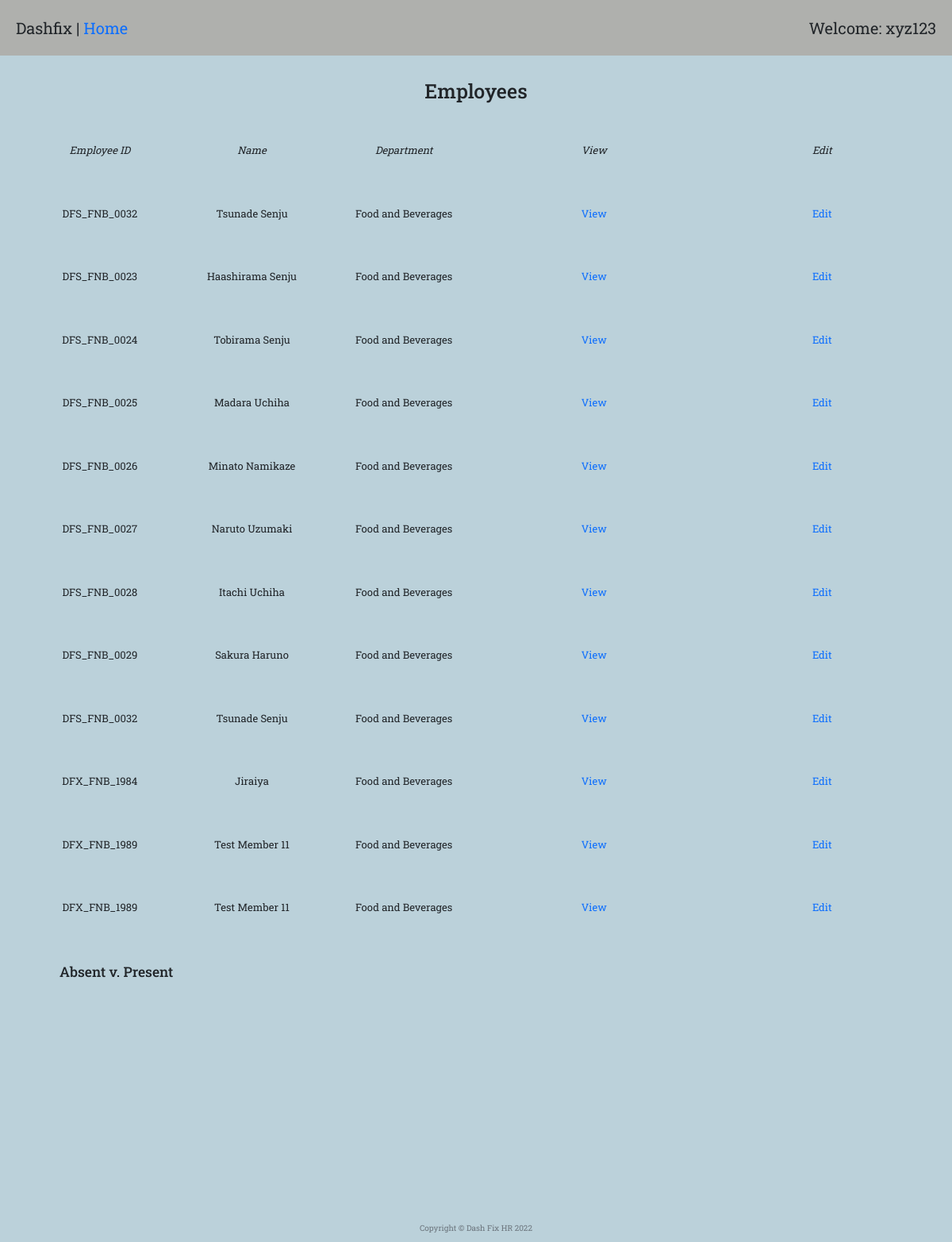
/employee_report (signed in), run on the app's committed database.
### main.py (models this page shows)
class employeeMaster(db.Model):
    __tablename__ = "employeeMaster"
    id = Column(Integer, primary_key=True)
    employeeID = Column(String(300))
    joining_date = Column(DateTime)
    name = Column(String(300))
    addressUae = Column(String(300))
    poBox = Column(String(300))
    mobilePersonal = Column(Integer)
    mobileHome = Column(Integer)
    personalMail = Column(String(300))
    addressHome = Column(String(300))
    passportNumber = Column(Integer)
    nationality = Column(String(300))
    ownCar = Column(Boolean)
    carRent = Column(Boolean)
    company_laptop = Column(String(300))
    company_mobile = Column(String(300))
    emUaeName = Column(String(300))
    emUaeRel = Column(String(300))
    emUaeAddr = Column(String(300))
    emUaeMobileNumber = Column(Integer)
    emUaeHomeNumber = Column(Integer)
    originCountry = Column(String(300))
    emCoName = Column(String(300))
    emCoRel = Column(String(300))
    emCoAddr = Column(String(300))
    emCoMobileNumber = Column(Integer)
    emCoHomeNumber = Column(Integer)
    createdBy = Column(Integer, ForeignKey("Users.id"))
    user = relationship("User", back_populates="employee")
    departmentId = Column(Integer, ForeignKey("departmentMaster.id"))
    department = relationship("departmentMaster", back_populates="employee")
    document = relationship("documentMaster", back_populates="employee")
    actionItem = relationship("actionItemMaster", back_populates="employee")
    leave = relationship("leaveApplicationMaster", back_populates="employee")
    passport = relationship("passportApplicationMaster", back_populates="employee")
    timesheet = relationship("timesheetEntryMaster", back_populates="employee")
    roster = relationship("rosterEntryMaster", back_populates="employee")

class departmentMaster(db.Model):
    __tablename__ = "departmentMaster"
    id = Column(Integer, primary_key=True)
    name = Column(String(300))
    employee = relationship("employeeMaster", back_populates="department")

### main.py (the view)
@app.route("/employee_report", methods=["GET", "POST"])
@admin_only
def employee_report():
    employee_list = employeeMaster.query.all()
    date_test = '2022-09-01'
    roster_element = db.session.query(rosterMaster).filter_by(date=date_test).first()
    roster_entries = db.session.query(rosterEntryMaster).filter_by(rosterID=roster_element.id).all()
    off_days = 0
    for i in roster_entries:
        if i.absent != 'none':
            off_days += 1
    data = {'Task': 'Hours per Day', 'Absent': off_days, 'Present': len(roster_entries)}
    department = []
    for ts in employee_list:
        department_element = departmentMaster.query.get(ts.departmentId)
        department_name = department_element.name
        department.append(department_name)
    return render_template("employee_report.html", ts=employee_list, len=range(len(department)), departments=department,
                           data=data)

### main.py (called while the page is built)
def admin_only(f):
    @wraps(f)
    def decorated_function(*args, **kwargs):
        admin = User.query.all()
        admin_id = []
        for i in admin:
            id_ = i.id
            admin_id.append(id_)
        if current_user.id not in admin_id:
            return abort(403)
        return f(*args, **kwargs)
    return decorated_function

@login_manager.user_loader
def load_user(user_id):
    return User.query.get(int(user_id))

### templates/employee_report.html (shortened to what this page needs)
{% extends 'bootstrap/base.html' %}
{% import "bootstrap/wtf.html" as wtf %}
{% block content %}
{% include "header.html" %}
  <div class="welcome">
    <span>Dashfix | <a href="{{url_for('home')}}">Home</a></span>
    <span>Welcome: xyz123</span>
  </div>
  <h1 style="margin-top: 30px; margin-bottom: 50px; text-align: center;">Employees</h1>
  <div class="row" style="margin-bottom: 50px; margin-left: 30px; font-size: 1.5rem; text-align: center;">
    <div class="col-2"><p><em>Employee ID</em></p></div>
    <div class="col-2"><p><em>Name</em></p></div>
    <div class="col-2"><p><em>Department</em></p></div>
    <div class="col-3"><p><em>View</em></p></div>
    <div class="col-3"><p><em>Edit</em></p></div>
  </div>
  {% for i in len %}
      <div class="row" style="margin-bottom: 50px; margin-left: 30px; text-align: center;">
        <div class="col-2"><p>{{ ts[i].employeeID }}</p></div>
        <div class="col-2"><p>{{ ts[i].name }}</p></div>
        <div class="col-2"><p>{{ departments[i] }}</p></div>
        <div class="col-3"><p><a href="{{url_for('employee_view', employee_id=ts[i].id)}}">View</a></p></div>
        <div class="col-3"><p><a href="{{url_for('employee_edit', employee_id=ts[i].id)}}">Edit</a></p></div>
      </div>
  {% endfor %}
  <div style="margin: 50px 20px 0 10px;width: 1000px;margin-bottom: 50px; margin-left: 75px;">
      <h3>Absent v. Present</h3>
      <div id="piechart_3d" style="width: 450px; height: 250px;"></div>
  </div>
{% include "footer.html" %}
{% endblock %}

### static/styles1.css (style rules this page uses)
body { font-family: 'Roboto Slab', serif; }
body { background-color: #bbd1da; }
.welcome { background-color: #afb0ad; display: flex; justify-content: space-between; padding: 20px; font-size: 2rem; }
.row, h5 { margin-top: 20px; margin-right: 20px; margin-left: 20px; }
div { font-size: 1.3rem; margin: 0px; padding-right: 0px; }
.time_suc_entry, p { text-size: 1.8rem; }
a:link { text-decoration: none; text-color: black; }

### data on the page
employeeMaster: employeeID "DFS_FNB_0032", name "Tsunade Senju"
departmentMaster: name "Food and Beverages" "Food and Beverages" "Food and Beverages" "Food and Beverages" "Food and Beverages" "Food and Beverages" "Food and Beverages" "Food and Beverages" "Food and Beverages" "Food and Beverages" "Food and Beverages" "Food and Beverages"
employeeMaster: employeeID "DFS_FNB_0023", name "Haashirama Senju"
employeeMaster: employeeID "DFS_FNB_0024", name "Tobirama Senju"
employeeMaster: employeeID "DFS_FNB_0025", name "Madara Uchiha"
employeeMaster: employeeID "DFS_FNB_0026", name "Minato Namikaze"
employeeMaster: employeeID "DFS_FNB_0027", name "Naruto Uzumaki"
employeeMaster: employeeID "DFS_FNB_0028", name "Itachi Uchiha"
employeeMaster: employeeID "DFS_FNB_0029", name "Sakura Haruno"
employeeMaster: employeeID "DFS_FNB_0032", name "Tsunade Senju"
employeeMaster: employeeID "DFX_FNB_1984", name "Jiraiya"
employeeMaster: employeeID "DFX_FNB_1989", name "Test Member 11"
employeeMaster: employeeID "DFX_FNB_1989", name "Test Member 11"
